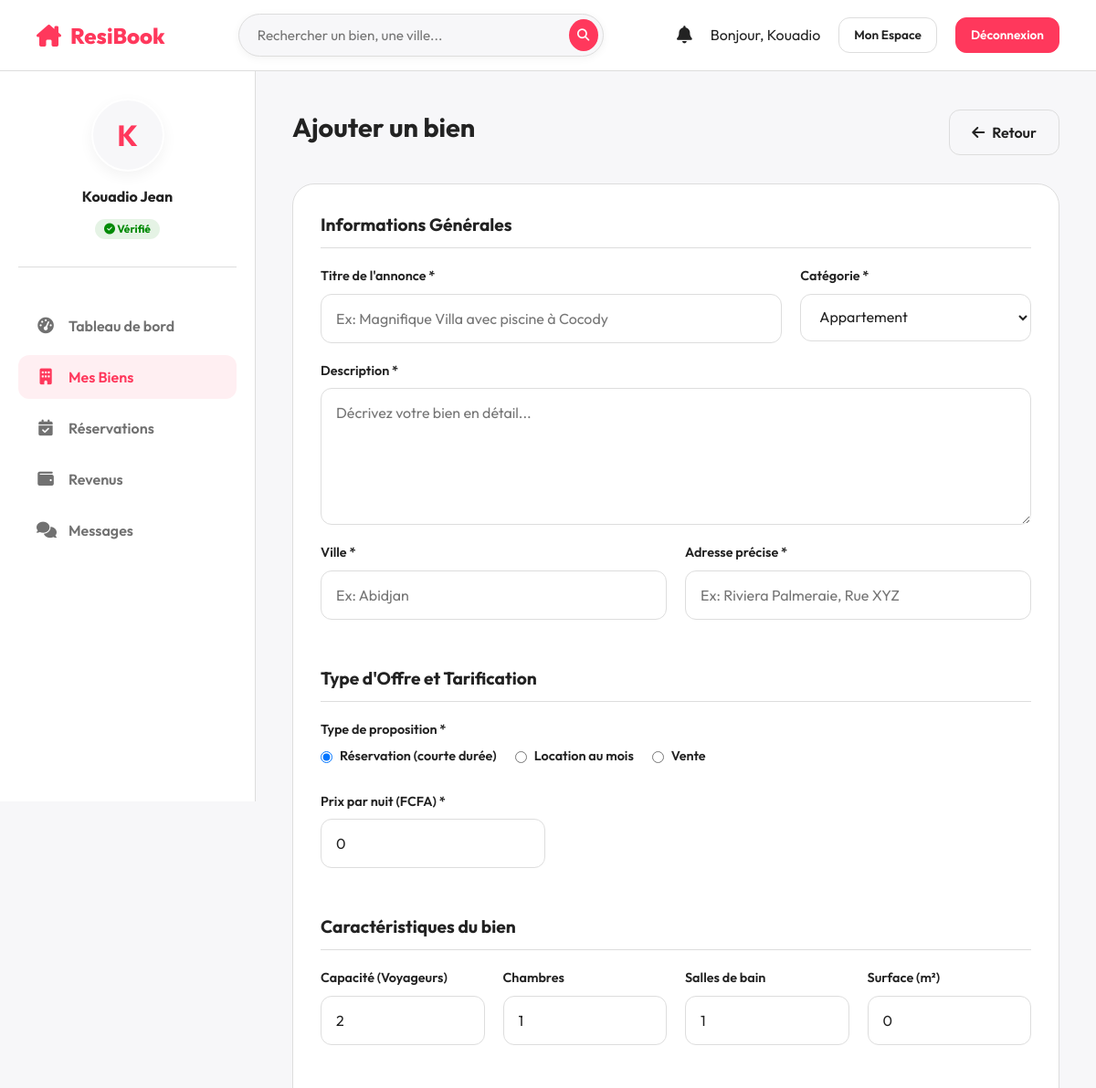
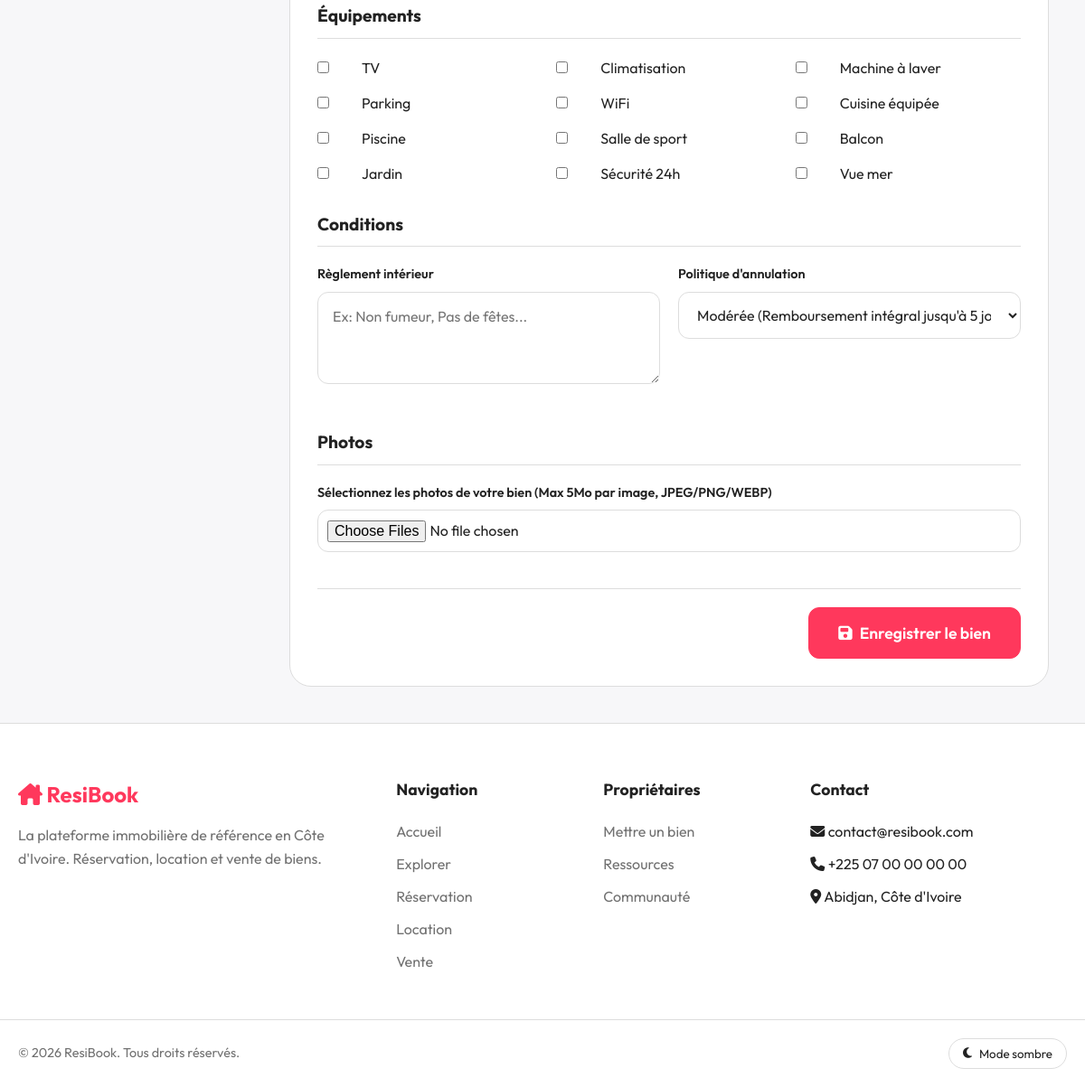
Screenshot of /owner/addResidence (signed in) with the database file from the repository (2 pictures, top to bottom).
### tables this page shows
CREATE TABLE `amenities` (
  `id` INT AUTO_INCREMENT PRIMARY KEY,
  `name` VARCHAR(100) NOT NULL,
  `icon` VARCHAR(50) DEFAULT 'fa-check',
  `category` VARCHAR(50) DEFAULT 'general'
);

### core/Router.php (called while the page is built, shortened)
<?php
class Router {
    protected $currentMethod = 'index';
    public function __construct() {
        $url = $this->getUrl();
        if (isset($url[0]) && file_exists(APPROOT . '/controllers/' . ucwords($url[0]) . 'Controller.php')) {
            unset($url[0]);
        }
        $this->currentController = new $this->currentController;
        if (isset($url[1])) {
            if (method_exists($this->currentController, $url[1])) {
                $this->currentMethod = $url[1];
                unset($url[1]);
            }
        }
        $this->params = $url ? array_values($url) : [];
        call_user_func_array([$this->currentController, $this->currentMethod], $this->params);
    }
    public function getUrl() {
        if (isset($_GET['url'])) {
            $url = rtrim($_GET['url'], '/');
            $url = filter_var($url, FILTER_SANITIZE_URL);
            $url = explode('/', $url);
            return $url;
        }
        return [];
    }
}

### index.php (called while the page is built, shortened)
<?php
require_once 'config/Database.php';
require_once 'core/Router.php';
require_once 'core/Controller.php';
$router = new Router();

### config/Database.php (called while the page is built, shortened)
<?php
class Database {
    private $host = DB_HOST;
    private $user = DB_USER;
    private $pass = DB_PASS;
    private $dbname = DB_NAME;
    private $dbh;
    private $stmt;
    public function __construct() {
        $dsn = 'mysql:host=' . $this->host . ';dbname=' . $this->dbname . ';charset=utf8mb4';
        $options = array(
            PDO::ATTR_PERSISTENT => true,
            PDO::ATTR_ERRMODE => PDO::ERRMODE_EXCEPTION,
            PDO::ATTR_DEFAULT_FETCH_MODE => PDO::FETCH_OBJ
        );
        try {
            $this->dbh = new PDO($dsn, $this->user, $this->pass, $options);
        } catch(PDOException $e) {
            $this->error = $e->getMessage();
            echo $this->error;
        }
    }
    public function query($sql) {
        $this->stmt = $this->dbh->prepare($sql);
    }
    public function bind($param, $value, $type = null) {
        if (is_null($type)) {
            switch (true) {
                case is_int($value):
                    $type = PDO::PARAM_INT;
                    break;
            }
        }
        $this->stmt->bindValue($param, $value, $type);
    }
    public function execute() {
        return $this->stmt->execute();
    }
    public function resultSet() {
        $this->execute();
        return $this->stmt->fetchAll();
    }
}

### app/models/Property.php (called while the page is built, shortened)
<?php
class Property {
    private $db;
    public function __construct() {
        $this->db = new Database;
    }
    public function getCategories() {
        $this->db->query('SELECT * FROM categories ORDER BY name ASC');
        return $this->db->resultSet();
    }
    public function getAllAmenities() {
        $this->db->query('SELECT * FROM amenities ORDER BY category, name');
        return $this->db->resultSet();
    }
}

### app/views/owner/add_residence.php (the view, shortened to what this page needs)
<?php require APPROOT . '/views/inc/header.php'; ?>
<div class="dashboard-layout">
    <?php require APPROOT . '/views/inc/sidebar_owner.php'; ?>
    <main class="main-content">
        <div style="display: flex; justify-content: space-between; align-items: center; margin-bottom: 30px;">
            <h2 style="font-size: 1.8rem;">Ajouter un bien</h2>
            <a href="<?= URLROOT; ?>/owner/residences" class="btn btn-outline"><i class="fa-solid fa-arrow-left"></i> Retour</a>
        </div>
        <div style="background: var(--white); border-radius: var(--radius-lg); border: 1px solid var(--border); padding: 30px;">
            <form action="<?= URLROOT; ?>/owner/addResidence" method="POST" enctype="multipart/form-data">
                <h3 style="font-size: 1.2rem; margin-bottom: 20px; border-bottom: 1px solid var(--border); padding-bottom: 10px;">Informations Générales</h3>
                <div class="form-row" style="display: grid; grid-template-columns: 2fr 1fr; gap: 20px;">
                    <div class="form-group">
                        <label>Titre de l'annonce *</label>
                        <input type="text" name="title" class="form-control" required placeholder="Ex: Magnifique Villa avec piscine à Cocody">
                    </div>
                    <div class="form-group">
                        <label>Catégorie *</label>
                        <select name="category_id" class="form-control" required>
                            <?php foreach($data['categories'] as $cat): ?>
                                <option value="<?= $cat->id; ?>"><?= htmlspecialchars($cat->name); ?></option>
                            <?php endforeach; ?>
                        </select>
                    </div>
                </div>
                <div class="form-group">
                    <label>Description *</label>
                    <textarea name="description" class="form-control" rows="5" required placeholder="Décrivez votre bien en détail..."></textarea>
                </div>
                <div class="form-row" style="display: grid; grid-template-columns: 1fr 1fr; gap: 20px;">
                    <div class="form-group">
                        <label>Ville *</label>
                        <input type="text" name="city" class="form-control" required placeholder="Ex: Abidjan">
                    </div>
                    <div class="form-group">
                        <label>Adresse précise *</label>
                        <input type="text" name="address" class="form-control" required placeholder="Ex: Riviera Palmeraie, Rue XYZ">
                    </div>
                </div>
                <h3 style="font-size: 1.2rem; margin: 30px 0 20px; border-bottom: 1px solid var(--border); padding-bottom: 10px;">Type d'Offre et Tarification</h3>
                <div class="form-group">
                    <label>Type de proposition *</label>
                    <div style="display: flex; gap: 20px;">
                        <label style="display: flex; align-items: center; gap: 8px;">
                            <input type="radio" name="listing_type" value="reservation" checked onclick="togglePriceFields()"> Réservation (courte durée)
                        </label>
                        <label style="display: flex; align-items: center; gap: 8px;">
                            <input type="radio" name="listing_type" value="rental" onclick="togglePriceFields()"> Location au mois
                        </label>
                        <label style="display: flex; align-items: center; gap: 8px;">
                            <input type="radio" name="listing_type" value="sale" onclick="togglePriceFields()"> Vente
                        </label>
                    </div>
                </div>
                <div class="form-row" style="display: grid; grid-template-columns: repeat(3, 1fr); gap: 20px;">
                    <div class="form-group" id="field_price_per_night">
                        <label>Prix par nuit (FCFA) *</label>
                        <input type="number" name="price_per_night" id="input_price_per_night" class="form-control" value="0" min="0">
                    </div>
                </div>
                <h3 style="font-size: 1.2rem; margin: 30px 0 20px; border-bottom: 1px solid var(--border); padding-bottom: 10px;">Caractéristiques du bien</h3>
                <div class="form-row" style="display: grid; grid-template-columns: repeat(4, 1fr); gap: 20px;">
                    <div class="form-group">
                        <label>Capacité (Voyageurs)</label>
                        <input type="number" name="max_guests" class="form-control" value="2" min="1">
                    </div>
                    <div class="form-group">
                        <label>Chambres</label>
                        <input type="number" name="bedrooms" class="form-control" value="1" min="0">
                    </div>
                    <div class="form-group">
                        <label>Salles de bain</label>
                        <input type="number" name="bathrooms" class="form-control" value="1" min="0">
                    </div>
                    <div class="form-group">
                        <label>Surface (m²)</label>
                        <input type="number" name="area_sqm" class="form-control" value="0" min="0">
                    </div>
                </div>
                <h3 style="font-size: 1.2rem; margin: 30px 0 20px; border-bottom: 1px solid var(--border); padding-bottom: 10px;">Équipements</h3>
                <div style="display: grid; grid-template-columns: repeat(auto-fill, minmax(200px, 1fr)); gap: 15px; margin-bottom: 20px;">
                    <?php foreach($data['amenities'] as $amenity): ?>
                        <label style="display: flex; align-items: center; gap: 8px;">
                            <input type="checkbox" name="amenities[]" value="<?= $amenity->id; ?>">
                            <i class="<?= $amenity->icon; ?>" style="color: var(--text-muted); width: 20px;"></i> <?= htmlspecialchars($amenity->name); ?>
                        </label>
                    <?php endforeach; ?>
                </div>
                <h3 style="font-size: 1.2rem; margin: 30px 0 20px; border-bottom: 1px solid var(--border); padding-bottom: 10px;">Conditions</h3>
                <div class="form-row" style="display: grid; grid-template-columns: 1fr 1fr; gap: 20px;">
                    <div class="form-group">
                        <label>Règlement intérieur</label>
                        <textarea name="rules" class="form-control" rows="3" placeholder="Ex: Non fumeur, Pas de fêtes..."></textarea>
                    </div>
                    <div class="form-group">
                        <label>Politique d'annulation</label>
                        <select name="cancellation_policy" class="form-control">
                            <option value="moderate" selected>Modérée (Remboursement intégral jusqu'à 5 jours avant)</option>
                        </select>
                    </div>
                </div>
                <h3 style="font-size: 1.2rem; margin: 30px 0 20px; border-bottom: 1px solid var(--border); padding-bottom: 10px;">Photos</h3>
                <div class="form-group">
                    <label>Sélectionnez les photos de votre bien (Max 5Mo par image, JPEG/PNG/WEBP)</label>
                    <input type="file" name="images[]" class="form-control" multiple accept="image/jpeg,image/png,image/webp" style="padding: 10px;">
                </div>
                <div style="margin-top: 40px; border-top: 1px solid var(--border); padding-top: 20px; display: flex; justify-content: flex-end;">
                    <button type="submit" class="btn btn-primary btn-lg"><i class="fa-solid fa-save"></i> Enregistrer le bien</button>
                </div>
            </form>
        </div>
    </main>
</div>
<?php require APPROOT . '/views/inc/footer.php'; ?>

### public/css/style.css (style rules this page uses)
:root { --primary: #FF385C; --primary-dark: #D70466; --secondary: #00A699; --success: #008A05; --warning: #FFB400; --danger: #E12C32; --text-main: #222222; --text-muted: #717171; --bg-main: #F7F7F9; --bg-light: #F0F0F0; --white: #FFFFFF; --border: #DDDDDD; --radius-sm: 8px; --radius-md: 12px; --radius-lg: 24px; --transition: all 0.3s ease; }
* { margin: 0; padding: 0; box-sizing: border-box; font-family: 'Outfit', sans-serif; }
body { background-color: var(--bg-main); color: var(--text-main); font-size: 16px; line-height: 1.5; transition: background-color 0.3s, color 0.3s; }
a { color: var(--primary); text-decoration: none; transition: var(--transition); }
h1, h2, h3, h4, h5, h6 { color: var(--text-main); font-weight: 700; margin-bottom: 10px; }
.btn { display: inline-flex; align-items: center; justify-content: center; gap: 8px; font-weight: 600; text-align: center; white-space: nowrap; vertical-align: middle; cursor: pointer; user-select: none; border: 1px solid transparent; padding: 12px 24px; font-size: 1rem; border-radius: var(--radius-md); transition: var(--transition); }
.btn-lg { padding: 16px 32px; font-size: 1.1rem; }
.btn-primary { color: #fff; background-color: var(--primary); border-color: var(--primary); }
.btn-outline { color: var(--text-main); background-color: transparent; border-color: var(--border); }
.form-group { margin-bottom: 20px; }
.form-group label { display: block; margin-bottom: 8px; font-weight: 600; color: var(--text-main); font-size: 0.9rem; }
.form-control { display: block; width: 100%; padding: 14px 16px; font-size: 1rem; font-weight: 400; line-height: 1.5; color: var(--text-main); background-color: var(--white); background-clip: padding-box; border: 1px solid var(--border); border-radius: var(--radius-md); transition: border-color .15s ease-in-out,box-shadow .15s ease-in-out; }
.dashboard-layout { display: flex; min-height: 100vh; background-color: var(--bg-main); }
.main-content { flex: 1; padding: 40px; overflow-y: auto; }

### rows the page displays
amenities: name "TV"
amenities: name "Climatisation"
amenities: name "Machine à laver"
amenities: name "Parking"
amenities: name "WiFi"
amenities: name "Cuisine équipée"
amenities: name "Piscine"
amenities: name "Salle de sport"
amenities: name "Balcon"
amenities: name "Jardin"
amenities: name "Sécurité 24h"
amenities: name "Vue mer"

### other values shown
explode(' ', $_SESSION['user_name'])[0] "Kouadio"
$initials "K"
$_SESSION['user_name'] "Kouadio Jean"
form field category_id "Appartement"
